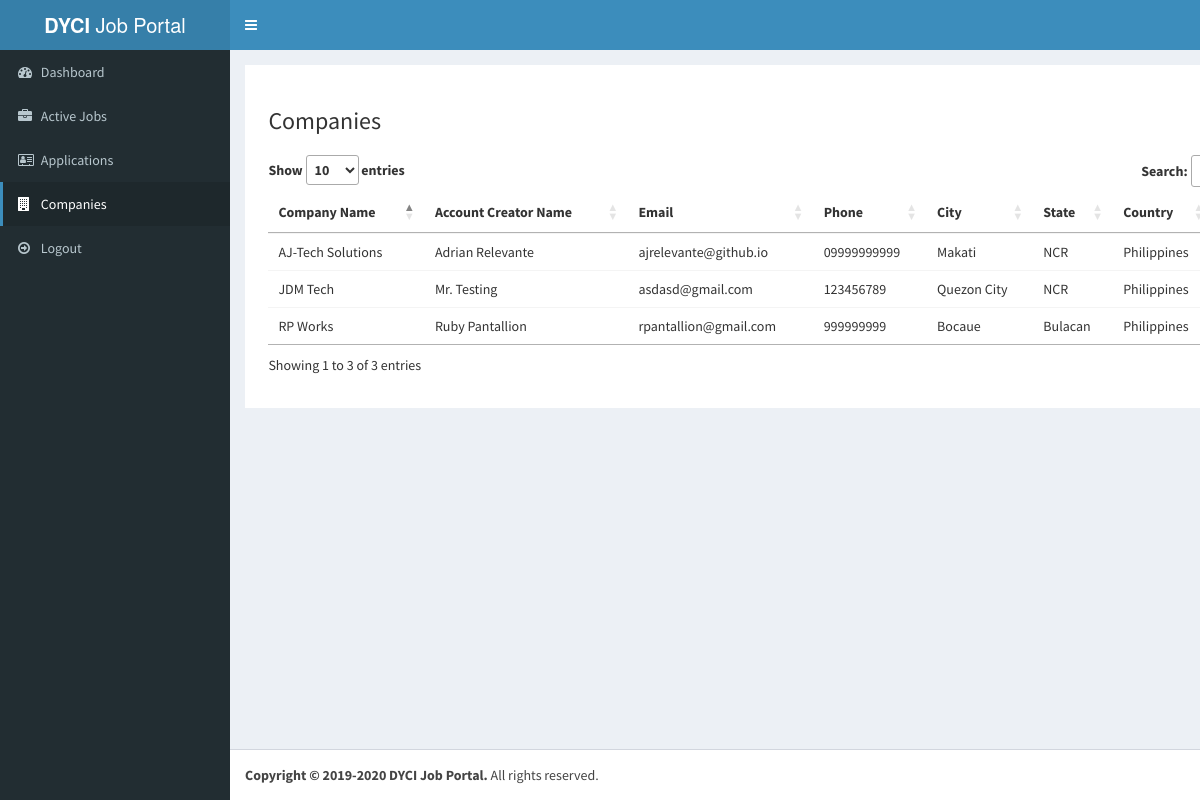
/admin/companies.php (signed in), run on the app's committed database.
### tables this page shows
CREATE TABLE `company` (
  `id_company` int(11) NOT NULL,
  `name` varchar(255) NOT NULL,
  `companyname` varchar(255) NOT NULL,
  `country` varchar(255) NOT NULL,
  `state` varchar(255) NOT NULL,
  `city` varchar(255) NOT NULL,
  `contactno` varchar(255) NOT NULL,
  `website` varchar(255) NOT NULL,
  `email` varchar(255) NOT NULL,
  `password` varchar(255) NOT NULL,
  `aboutme` text DEFAULT NULL,
  `mission` text NOT NULL,
  `vision` text NOT NULL,
  `logo` varchar(255) NOT NULL,
  `createdAt` timestamp NOT NULL DEFAULT current_timestamp(),
  `active` int(11) NOT NULL DEFAULT 2
);

### admin/companies.php (the view, shortened to what this page needs)
<?php
include('include/header.php');
?>
<div class="col-md-12 bg-white padding-2">
  <h3>Companies</h3>
  <div class="row margin-top-20">
    <div class="col-md-12">
      <div class="box-body table-responsive no-padding">
        <table id="companies" class="table table-hover">
          <thead>
            <th>Company Name</th>
            <th>Account Creator Name</th>
            <th>Email</th>
            <th>Phone</th>
            <th>City</th>
            <th>State</th>
            <th>Country</th>
          </thead>
          <tbody>
            <?php
            $sql = "SELECT * FROM company";
            $result = $conn->query($sql);
            if ($result->num_rows > 0) {
              while ($row = $result->fetch_assoc()) {
            ?>
                <tr>
                  <td><?php echo $row['companyname']; ?></td>
                  <td><?php echo $row['name']; ?></td>
                  <td><?php echo $row['email']; ?></td>
                  <td><?php echo $row['contactno']; ?></td>
                  <td><?php echo $row['city']; ?></td>
                  <td><?php echo $row['state']; ?></td>
                  <td><?php echo $row['country']; ?></td>
                </tr>
            <?php
              }
            }
            ?>
          </tbody>
        </table>
      </div>
    </div>
  </div>
</div>
</div>
</div>
</section>
</div>
<?php
include('include/footer.php');
?>

### css/custom.css (style rules this page uses)
.margin-top-20 { margin-top: 20px; }
.padding-2 { padding: 2%; }
.bg-white { background-color: #fff; }

### data on the page
company: companyname "JDM Tech", name "Mr. Testing", email "asdasd@gmail.com", contactno "123456789", city "Quezon City", state "NCR", country "Philippines"
company: companyname "RP Works", name "Ruby Pantallion", email "rpantallion@gmail.com", contactno "999999999", city "Bocaue", state "Bulacan", country "Philippines"
company: companyname "AJ-Tech Solutions", name "Adrian Relevante", email "ajrelevante@github.io", contactno "09999999999", city "Makati", state "NCR", country "Philippines"
